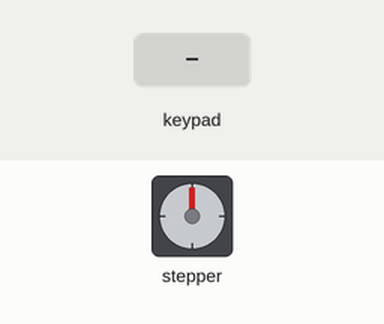
Recording of a sketch running on a simulated Arduino Uno, built with avr-gcc and run on an emulated ATmega328P. On the bench: stepper motor. Inputs (shaded band) come from the test bench. Stepper angles assume 2038 steps per turn.

Above: at 1.2 s.
1.3 s: key '1' pressed
At 1.76 s:
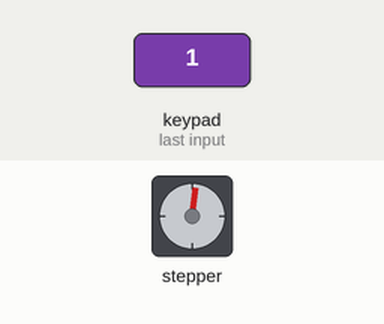
4.3 s: keypad keys 7 6 5 4 # pressed 0.4 s apart
At 6.9 s:
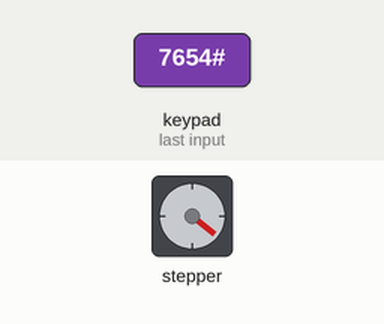
7.8 s: key '2' pressed
At 8.26 s:
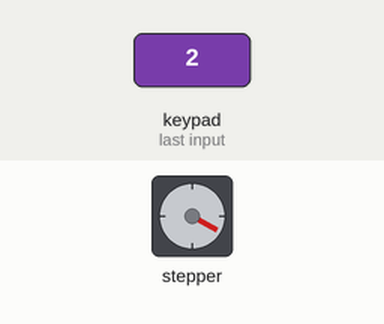
13.8 s: keypad keys 3 2 1 0 # pressed 0.4 s apart
At 15.9 s:
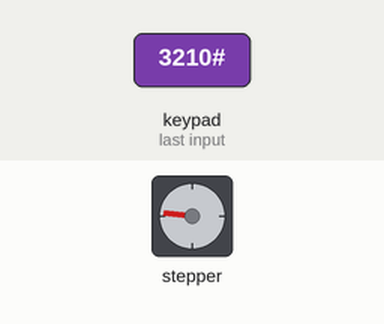
17.3 s: key 'A' pressed
At 17.76 s:
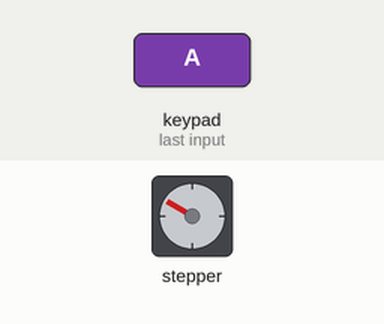
Timing chart, 0 to 27.3 s (numbered marks = the images above; inputs shaded):
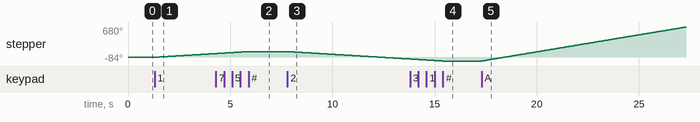

The sketch:

Stepper.ino
```cpp
#include <Stepper.h>
#include <Keypad.h>


const int ROW_NUM = 4;
const int COLUMN_NUM = 4;

char keys[ROW_NUM][COLUMN_NUM] = {
  {'1','2','3', 'A'},
  {'4','5','6', 'B'},
  {'7','8','9', 'C'},
  {'*','0','#', 'D'}
};

byte pin_rows[ROW_NUM] = {7, 6, 5, 4}; //connect to the row pinouts of the keypad
byte pin_column[COLUMN_NUM] = {3, 2, 1, 0}; //connect to the column pinouts of the keypad


Keypad keypad = Keypad( makeKeymap(keys), pin_rows, pin_column, ROW_NUM, COLUMN_NUM );


// Defines the number of steps per rotation
const int stepsPerRevolution = 2038;


// Creates an instance of stepper class
// Pins entered in sequence IN1-IN3-IN2-IN4 for proper step sequence
Stepper myStepper = Stepper(stepsPerRevolution, 8, 10, 9, 11);

void setup() {
    // Nothing to do (Stepper Library sets pins as outputs)
}

void loop() {

  char pressedKey = keypad.getKey();

  if(pressedKey == 'A') {
    while (keypad.getKey() != '#'){
      myStepper.setSpeed(15);
	    myStepper.step(1);
    }
  } else if(pressedKey == 'B') {
    while (keypad.getKey() != '#'){
      myStepper.setSpeed(15);
	    myStepper.step(-1);
    }
  } else if(pressedKey == 'C') {
    while (keypad.getKey() != '#'){
      myStepper.setSpeed(10);
	    myStepper.step(1);
    }
  } else if(pressedKey == 'D') {
    while (keypad.getKey() != '#'){
      myStepper.setSpeed(10);
	    myStepper.step(-1);
    }
  } else if(pressedKey == '1') {
    while (keypad.getKey() != '#'){
      myStepper.setSpeed(5);
	    myStepper.step(1);
    }
  } else if(pressedKey == '2') {
    while (keypad.getKey() != '#'){
      myStepper.setSpeed(5);
	    myStepper.step(-1);
    }
  } else {
    while (keypad.getKey() == '8'){
    myStepper.setSpeed(10);
	  myStepper.step(1);
  }
  }


}
```

Measured:
- after the input at 1.3 s, stepper: keeps turning clockwise at about 28°/s, starting at once
- after the input at 4.3 s, stepper: goes on until 5.9 s, then stays 128°
- after the input at 7.8 s, stepper: keeps turning counter-clockwise at about 28°/s, starting at once
- after the input at 13.8 s, stepper: goes on until 15.4 s, then stays -84°
- after the input at 17.3 s, stepper: keeps turning clockwise at about 77°/s, starting at once
